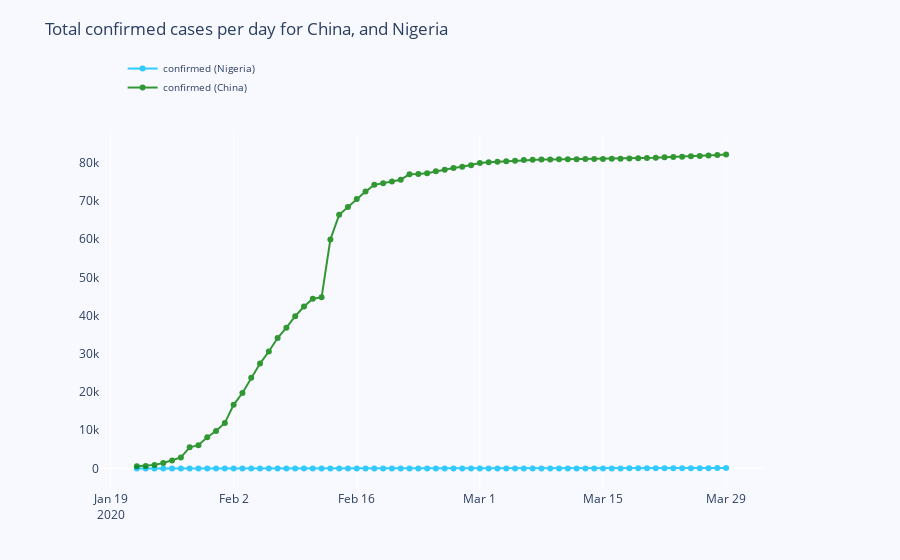

Source (notebook cell):
### Markdown cell above
__China__ plateaued (__flattened the curve__) on both the __confirmed__ and __death__ cases around __March 1__, and has a higher rate of __recovery__ compared to __Italy__ and __the US__.

- They were able to achieve this effectively by:
 - Total Lockdown
 - Social Distancing
 - Efficient Healthcare
 
And this was strictly enforced by the Chinese government. Nations should follow suit, especially nations without large and efficient healthcare since even those who have this are struggling to contain the viral disease, their healthcare systems overpopulated with the infected patients.

These measures are also enforced in African countries, one of which is Nigeria. Borders have been closed, to prevent entry from other countries. There is a total lockdown in the states, and social distancing is strongly encouraged.

We are to compare __Nigeria__ with __China__, one of the highly affected countries.

### Code cell
fig = go.Figure()

fig.add_trace(go.Scatter(
                x=Nigeria.index,
                y=Nigeria.confirmed,
                name="confirmed (Nigeria)",
                mode='lines+markers',
                line_color='deepskyblue',
                opacity=0.8))

fig.add_trace(go.Scatter(
                x=China.index,
                y=China.confirmed,
                name="confirmed (China)",
                mode='lines+markers',
                line_color='green',
                opacity=0.8))

fig.update_layout(
    title='Total confirmed cases per day for China, and Nigeria',
    yaxis = dict(
        showgrid=False,
        showline=False,
        showticklabels=True,
        domain=[0,0.85],
    ),

    xaxis = dict(
        zeroline=False,
        showline=False,
        showticklabels=True,
        showgrid=True,
        domain=[0,0.85],
    ),
    
    legend=dict(x=0.029,y=1.038, font_size=10),
    margin=dict(l=100, r=20, t=70, b=70),
    paper_bgcolor='rgb(248, 248, 255)',
    plot_bgcolor='rgb(248, 248, 255)',

)

fig.show()

### Figure 1 — Plotly figure (JSON) as saved in the notebook; plotly's stock layout.template omitted (floating-point values rounded to 4 significant figures)
{"data": [{"line": {"color": "deepskyblue"}, "mode": "lines+markers", "name": "confirmed (Nigeria)", "opacity": 0.8, "type": "scatter", "x": ["2020-01-22T00:00:00", "2020-01-23T00:00:00", "2020-01-24T00:00:00", "2020-01-25T00:00:00", "2020-01-26T00:00:00", "2020-01-27T00:00:00", "2020-01-28T00:00:00", "2020-01-29T00:00:00", "2020-01-30T00:00:00", "2020-01-31T00:00:00", "2020-02-01T00:00:00", "2020-02-02T00:00:00", "2020-02-03T00:00:00", "2020-02-04T00:00:00", "2020-02-05T00:00:00", "2020-02-06T00:00:00", "2020-02-07T00:00:00", "2020-02-08T00:00:00", "2020-02-09T00:00:00", "2020-02-10T00:00:00", "2020-02-11T00:00:00", "2020-02-12T00:00:00", "2020-02-13T00:00:00", "2020-02-14T00:00:00", "2020-02-15T00:00:00", "2020-02-16T00:00:00", "2020-02-17T00:00:00", "2020-02-18T00:00:00", "2020-02-19T00:00:00", "2020-02-20T00:00:00", "2020-02-21T00:00:00", "2020-02-22T00:00:00", "2020-02-23T00:00:00", "2020-02-24T00:00:00", "2020-02-25T00:00:00", "2020-02-26T00:00:00", "2020-02-27T00:00:00", "2020-02-28T00:00:00", "2020-02-29T00:00:00", "2020-03-01T00:00:00", "2020-03-02T00:00:00", "2020-03-03T00:00:00", "2020-03-04T00:00:00", "2020-03-05T00:00:00", "2020-03-06T00:00:00", "2020-03-07T00:00:00", "2020-03-08T00:00:00", "2020-03-09T00:00:00", "2020-03-10T00:00:00", "2020-03-11T00:00:00", "2020-03-12T00:00:00", "2020-03-13T00:00:00", "2020-03-14T00:00:00", "2020-03-15T00:00:00", "2020-03-16T00:00:00", "2020-03-17T00:00:00", "2020-03-18T00:00:00", "2020-03-19T00:00:00", "2020-03-20T00:00:00", "2020-03-21T00:00:00", "2020-03-22T00:00:00", "2020-03-23T00:00:00", "2020-03-24T00:00:00", "2020-03-25T00:00:00", "2020-03-26T00:00:00", "2020-03-27T00:00:00", "2020-03-28T00:00:00", "2020-03-29T00:00:00"], "y": [0, 0, 0, 0, 0, 0, 0, 0, 0, 0, 0, 0, 0, 0, 0, 0, 0, 0, 0, 0, 0, 0, 0, 0, 0, 0, 0, 0, 0, 0, 0, 0, 0, 0, 0, 0, 0, 1, 1, 1, 1, 1, 1, 1, 1, 1, 1, 2, 2, 2, 2, 2, 2, 2, 2, 3, 8, 8, 12, 22, 30, 40, 44, 51, 65, 70, 89, 111]}, {"line": {"color": "green"}, "mode": "lines+markers", "name": "confirmed (China)", "opacity": 0.8, "type": "scatter", "x": ["2020-01-22T00:00:00", "2020-01-23T00:00:00", "2020-01-24T00:00:00", "2020-01-25T00:00:00", "2020-01-26T00:00:00", "2020-01-27T00:00:00", "2020-01-28T00:00:00", "2020-01-29T00:00:00", "2020-01-30T00:00:00", "2020-01-31T00:00:00", "2020-02-01T00:00:00", "2020-02-02T00:00:00", "2020-02-03T00:00:00", "2020-02-04T00:00:00", "2020-02-05T00:00:00", "2020-02-06T00:00:00", "2020-02-07T00:00:00", "2020-02-08T00:00:00", "2020-02-09T00:00:00", "2020-02-10T00:00:00", "2020-02-11T00:00:00", "2020-02-12T00:00:00", "2020-02-13T00:00:00", "2020-02-14T00:00:00", "2020-02-15T00:00:00", "2020-02-16T00:00:00", "2020-02-17T00:00:00", "2020-02-18T00:00:00", "2020-02-19T00:00:00", "2020-02-20T00:00:00", "2020-02-21T00:00:00", "2020-02-22T00:00:00", "2020-02-23T00:00:00", "2020-02-24T00:00:00", "2020-02-25T00:00:00", "2020-02-26T00:00:00", "2020-02-27T00:00:00", "2020-02-28T00:00:00", "2020-02-29T00:00:00", "2020-03-01T00:00:00", "2020-03-02T00:00:00", "2020-03-03T00:00:00", "2020-03-04T00:00:00", "2020-03-05T00:00:00", "2020-03-06T00:00:00", "2020-03-07T00:00:00", "2020-03-08T00:00:00", "2020-03-09T00:00:00", "2020-03-10T00:00:00", "2020-03-11T00:00:00", "2020-03-12T00:00:00", "2020-03-13T00:00:00", "2020-03-14T00:00:00", "2020-03-15T00:00:00", "2020-03-16T00:00:00", "2020-03-17T00:00:00", "2020-03-18T00:00:00", "2020-03-19T00:00:00", "2020-03-20T00:00:00", "2020-03-21T00:00:00", "2020-03-22T00:00:00", "2020-03-23T00:00:00", "2020-03-24T00:00:00", "2020-03-25T00:00:00", "2020-03-26T00:00:00", "2020-03-27T00:00:00", "2020-03-28T00:00:00", "2020-03-29T00:00:00"], "y": [548, 643, 920, 1406, 2075, 2877, 5509, 6087, 8141, 9802, 11891, 16630, 19716, 23707, 27440, 30587, 34110, 36814, 39829, 42354, 44386, 44759, 59895, 66358, 68413, 70513, 72434, 74211, 74619, 75077, 75550, 77001, 77022, 77241, 77754, 78166, 78600, 78928, 79356, 79932, 80136, 80261, 80386, 80537, 80690, 80770, 80823, 80860, 80887, 80921, 80932, 80945, 80977, 81003, 81033, 81058, 81102, 81156, 81250, 81305, 81435, 81498, 81591, 81661, 81782, 81897, 81999, 82122]}], "layout": {"legend": {"font": {"size": 10}, "x": 0.029, "y": 1.038}, "margin": {"b": 70, "l": 100, "r": 20, "t": 70}, "paper_bgcolor": "rgb(248, 248, 255)", "plot_bgcolor": "rgb(248, 248, 255)", "title": {"text": "Total confirmed cases per day for China, and Nigeria"}, "xaxis": {"domain": [0, 0.85], "showgrid": true, "showline": false, "showticklabels": true, "zeroline": false}, "yaxis": {"domain": [0, 0.85], "showgrid": false, "showline": false, "showticklabels": true}}}
